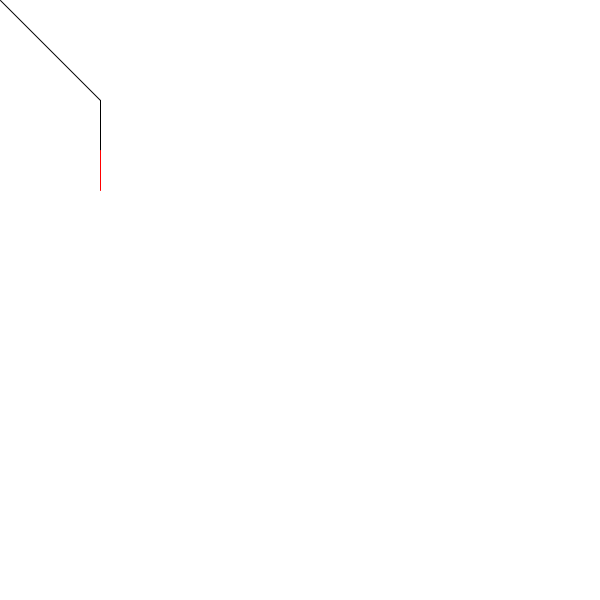
Frame 1 (no input)
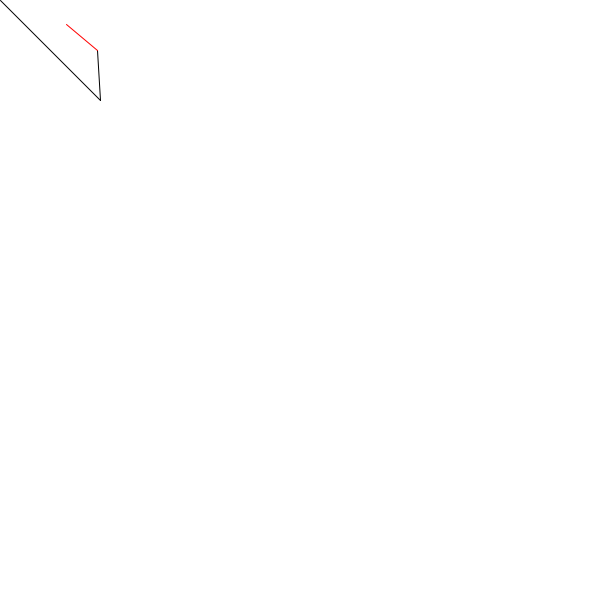
Frame 60 (the mouse pressed at the canvas centre just before this capture)
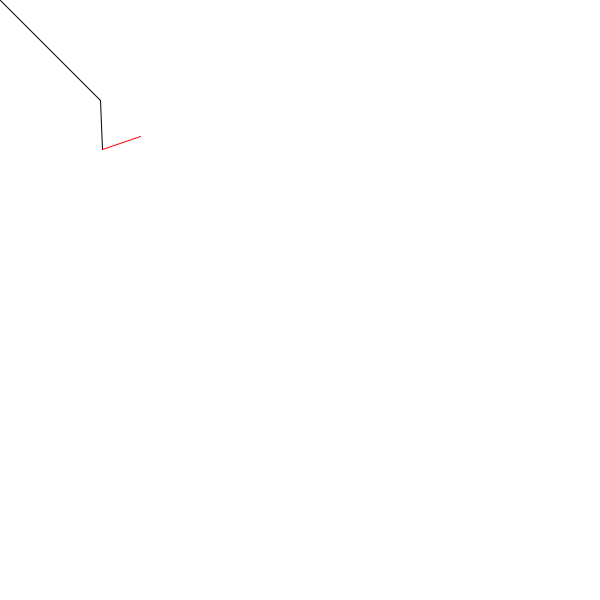
Frame 120 (the mouse held since frame 60 and released just before this capture)

The Processing sketch that drew these frames (run headless with seeded random() and noise(); from frame 60 on, the mouse is pressed at the canvas centre):

// Processing sketch: Vector_rotation_Basic
// ── Vector_rotation_Basic.pde
PVector p;
PVector p2;
PVector origin;
float r1 = 50;
float r2 = 40;
float a = 0;
float b = 0;
void setup() {
  size(600, 600);
  background(255);
}
void draw() {
  background(255);

  origin = new PVector(100, 100);
  PVector temp = new PVector(origin.x, origin.y);

  p = new PVector(sin(radians(-a))*r1, cos(radians(a))*r1);

  p2 = new PVector(sin(radians(b))*r2, cos(radians(b))*r2);


  a += 3;
  b +=10;
  stroke(0, 0, 0);
  line(0, 0, origin.x, origin.y);
  origin.add(p);
  PVector temp2 = new PVector(origin.x, origin.y);
  line(temp.x, temp.y, origin.x, origin.y);
  origin.add(p2);
  stroke(255, 0, 0);
  line(temp2.x, temp2.y, origin.x, origin.y);
}
